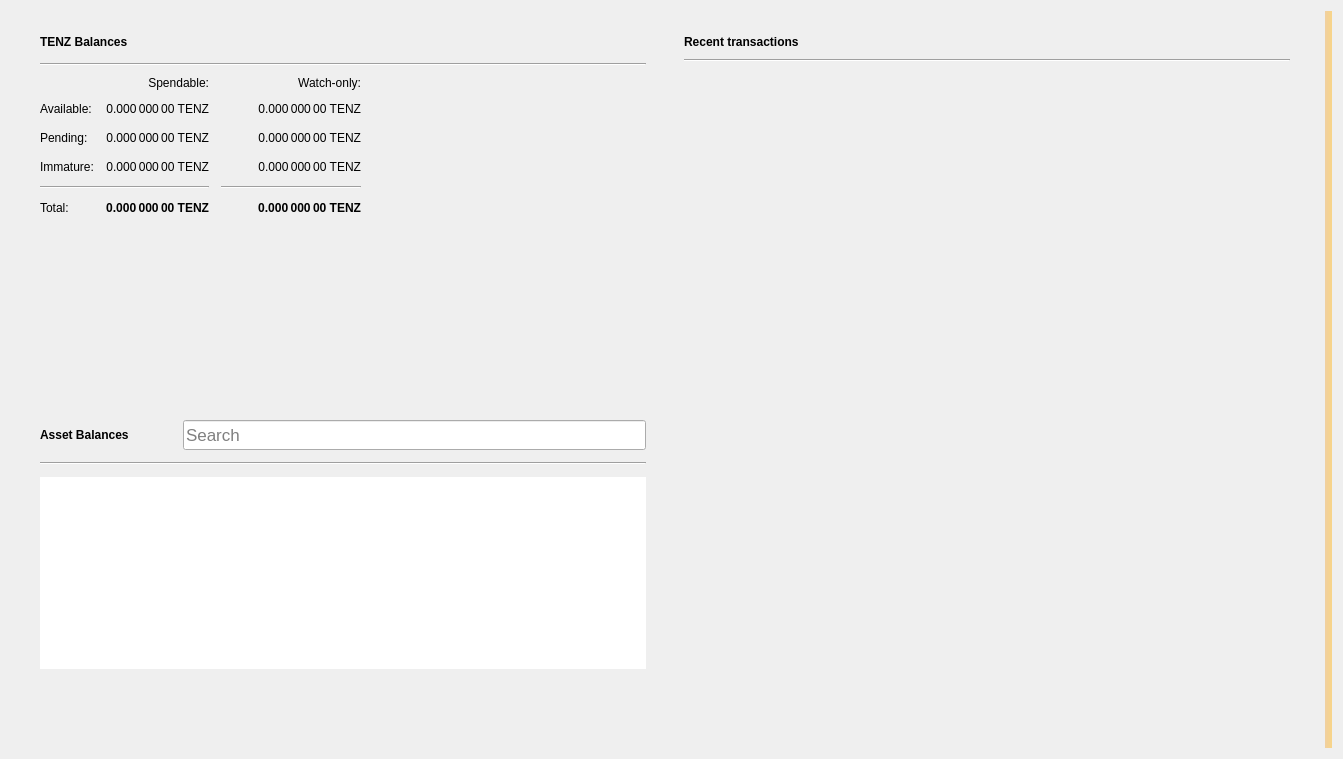
<?xml version="1.0" encoding="UTF-8"?>
<ui version="4.0">
 <class>OverviewPage</class>
 <widget class="QWidget" name="OverviewPage">
  <property name="geometry">
   <rect>
    <x>0</x>
    <y>0</y>
    <width>1343</width>
    <height>759</height>
   </rect>
  </property>
  <property name="minimumSize">
   <size>
    <width>760</width>
    <height>0</height>
   </size>
  </property>
  <property name="windowTitle">
   <string>Form</string>
  </property>
  <property name="autoFillBackground">
   <bool>false</bool>
  </property>
  <layout class="QGridLayout" name="gridLayout_3">
   <item row="0" column="1">
    <layout class="QVBoxLayout" name="verticalLayout_7">
     <property name="spacing">
      <number>0</number>
     </property>
     <property name="leftMargin">
      <number>0</number>
     </property>
     <property name="topMargin">
      <number>0</number>
     </property>
     <property name="rightMargin">
      <number>0</number>
     </property>
     <property name="bottomMargin">
      <number>0</number>
     </property>
     <item>
      <layout class="QHBoxLayout" name="horizontalLayout" stretch="0,0">
       <property name="spacing">
        <number>20</number>
       </property>
       <property name="sizeConstraint">
        <enum>QLayout::SetMinAndMaxSize</enum>
       </property>
       <property name="leftMargin">
        <number>20</number>
       </property>
       <property name="topMargin">
        <number>20</number>
       </property>
       <property name="rightMargin">
        <number>20</number>
       </property>
       <property name="bottomMargin">
        <number>20</number>
       </property>
       <item>
        <layout class="QVBoxLayout" name="verticalLayout_2">
         <property name="spacing">
          <number>0</number>
         </property>
         <property name="rightMargin">
          <number>0</number>
         </property>
         <item>
          <widget class="QFrame" name="frame">
           <property name="sizePolicy">
            <sizepolicy hsizetype="Preferred" vsizetype="Preferred">
             <horstretch>0</horstretch>
             <verstretch>0</verstretch>
            </sizepolicy>
           </property>
           <property name="minimumSize">
            <size>
             <width>350</width>
             <height>180</height>
            </size>
           </property>
           <property name="frameShape">
            <enum>QFrame::NoFrame</enum>
           </property>
           <property name="frameShadow">
            <enum>QFrame::Raised</enum>
           </property>
           <property name="lineWidth">
            <number>5</number>
           </property>
           <layout class="QVBoxLayout" name="verticalLayout_4">
            <property name="spacing">
             <number>10</number>
            </property>
            <property name="topMargin">
             <number>0</number>
            </property>
            <property name="bottomMargin">
             <number>0</number>
            </property>
            <item>
             <layout class="QHBoxLayout" name="horizontalLayout_4">
              <property name="spacing">
               <number>6</number>
              </property>
              <item>
               <widget class="QLabel" name="rvnBalancesLabel">
                <property name="font">
                 <font>
                  <weight>75</weight>
                  <bold>true</bold>
                 </font>
                </property>
                <property name="text">
                 <string>TENZ Balances</string>
                </property>
               </widget>
              </item>
              <item>
               <widget class="QPushButton" name="labelWalletStatus">
                <property name="enabled">
                 <bool>true</bool>
                </property>
                <property name="maximumSize">
                 <size>
                  <width>30</width>
                  <height>16777215</height>
                 </size>
                </property>
                <property name="toolTip">
                 <string>The displayed information may be out of date. Your wallet automatically synchronizes with the Tenzura network after a connection is established, but this process has not completed yet.</string>
                </property>
                <property name="text">
                 <string/>
                </property>
                <property name="icon">
                 <iconset>
                  <normaloff>:/icons/warning</normaloff>
                  <disabledoff>:/icons/warning</disabledoff>:/icons/warning</iconset>
                </property>
                <property name="iconSize">
                 <size>
                  <width>24</width>
                  <height>24</height>
                 </size>
                </property>
                <property name="flat">
                 <bool>true</bool>
                </property>
               </widget>
              </item>
              <item>
               <spacer name="horizontalSpacer_3">
                <property name="orientation">
                 <enum>Qt::Horizontal</enum>
                </property>
                <property name="sizeHint" stdset="0">
                 <size>
                  <width>40</width>
                  <height>20</height>
                 </size>
                </property>
               </spacer>
              </item>
             </layout>
            </item>
            <item>
             <widget class="Line" name="line_2">
              <property name="orientation">
               <enum>Qt::Horizontal</enum>
              </property>
             </widget>
            </item>
            <item>
             <layout class="QGridLayout" name="gridLayout">
              <property name="bottomMargin">
               <number>5</number>
              </property>
              <property name="spacing">
               <number>12</number>
              </property>
              <item row="3" column="2">
               <widget class="QLabel" name="labelWatchImmature">
                <property name="font">
                 <font>
                  <weight>50</weight>
                  <bold>false</bold>
                 </font>
                </property>
                <property name="cursor">
                 <cursorShape>IBeamCursor</cursorShape>
                </property>
                <property name="toolTip">
                 <string>Mined balance in watch-only addresses that has not yet matured</string>
                </property>
                <property name="text">
                 <string notr="true">0.000 000 00 TENZ</string>
                </property>
                <property name="alignment">
                 <set>Qt::AlignRight|Qt::AlignTrailing|Qt::AlignVCenter</set>
                </property>
                <property name="textInteractionFlags">
                 <set>Qt::LinksAccessibleByMouse|Qt::TextSelectableByKeyboard|Qt::TextSelectableByMouse</set>
                </property>
               </widget>
              </item>
              <item row="2" column="3">
               <spacer name="horizontalSpacer_2">
                <property name="orientation">
                 <enum>Qt::Horizontal</enum>
                </property>
                <property name="sizeHint" stdset="0">
                 <size>
                  <width>40</width>
                  <height>20</height>
                 </size>
                </property>
               </spacer>
              </item>
              <item row="1" column="0">
               <widget class="QLabel" name="labelBalanceText">
                <property name="text">
                 <string>Available:</string>
                </property>
               </widget>
              </item>
              <item row="1" column="2">
               <widget class="QLabel" name="labelWatchAvailable">
                <property name="font">
                 <font>
                  <weight>50</weight>
                  <bold>false</bold>
                 </font>
                </property>
                <property name="cursor">
                 <cursorShape>IBeamCursor</cursorShape>
                </property>
                <property name="toolTip">
                 <string>Your current balance in watch-only addresses</string>
                </property>
                <property name="text">
                 <string notr="true">0.000 000 00 TENZ</string>
                </property>
                <property name="alignment">
                 <set>Qt::AlignRight|Qt::AlignTrailing|Qt::AlignVCenter</set>
                </property>
                <property name="textInteractionFlags">
                 <set>Qt::LinksAccessibleByMouse|Qt::TextSelectableByKeyboard|Qt::TextSelectableByMouse</set>
                </property>
               </widget>
              </item>
              <item row="2" column="1">
               <widget class="QLabel" name="labelUnconfirmed">
                <property name="font">
                 <font>
                  <weight>50</weight>
                  <bold>false</bold>
                 </font>
                </property>
                <property name="cursor">
                 <cursorShape>IBeamCursor</cursorShape>
                </property>
                <property name="toolTip">
                 <string>Total of transactions that have yet to be confirmed, and do not yet count toward the spendable balance</string>
                </property>
                <property name="text">
                 <string notr="true">0.000 000 00 TENZ</string>
                </property>
                <property name="alignment">
                 <set>Qt::AlignRight|Qt::AlignTrailing|Qt::AlignVCenter</set>
                </property>
                <property name="textInteractionFlags">
                 <set>Qt::LinksAccessibleByMouse|Qt::TextSelectableByKeyboard|Qt::TextSelectableByMouse</set>
                </property>
               </widget>
              </item>
              <item row="4" column="2">
               <widget class="Line" name="lineWatchBalance">
                <property name="sizePolicy">
                 <sizepolicy hsizetype="Preferred" vsizetype="Fixed">
                  <horstretch>0</horstretch>
                  <verstretch>0</verstretch>
                 </sizepolicy>
                </property>
                <property name="minimumSize">
                 <size>
                  <width>140</width>
                  <height>0</height>
                 </size>
                </property>
                <property name="orientation">
                 <enum>Qt::Horizontal</enum>
                </property>
               </widget>
              </item>
              <item row="0" column="1">
               <widget class="QLabel" name="labelSpendable">
                <property name="text">
                 <string>Spendable:</string>
                </property>
                <property name="alignment">
                 <set>Qt::AlignRight|Qt::AlignTrailing|Qt::AlignVCenter</set>
                </property>
               </widget>
              </item>
              <item row="3" column="0">
               <widget class="QLabel" name="labelImmatureText">
                <property name="text">
                 <string>Immature:</string>
                </property>
               </widget>
              </item>
              <item row="5" column="2">
               <widget class="QLabel" name="labelWatchTotal">
                <property name="font">
                 <font>
                  <weight>75</weight>
                  <bold>true</bold>
                 </font>
                </property>
                <property name="cursor">
                 <cursorShape>IBeamCursor</cursorShape>
                </property>
                <property name="toolTip">
                 <string>Current total balance in watch-only addresses</string>
                </property>
                <property name="text">
                 <string notr="true">0.000 000 00 TENZ</string>
                </property>
                <property name="alignment">
                 <set>Qt::AlignRight|Qt::AlignTrailing|Qt::AlignVCenter</set>
                </property>
                <property name="textInteractionFlags">
                 <set>Qt::LinksAccessibleByMouse|Qt::TextSelectableByKeyboard|Qt::TextSelectableByMouse</set>
                </property>
               </widget>
              </item>
              <item row="4" column="0" colspan="2">
               <widget class="Line" name="line">
                <property name="orientation">
                 <enum>Qt::Horizontal</enum>
                </property>
               </widget>
              </item>
              <item row="0" column="2">
               <widget class="QLabel" name="labelWatchonly">
                <property name="text">
                 <string>Watch-only:</string>
                </property>
                <property name="alignment">
                 <set>Qt::AlignRight|Qt::AlignTrailing|Qt::AlignVCenter</set>
                </property>
               </widget>
              </item>
              <item row="5" column="1">
               <widget class="QLabel" name="labelTotal">
                <property name="font">
                 <font>
                  <weight>75</weight>
                  <bold>true</bold>
                 </font>
                </property>
                <property name="cursor">
                 <cursorShape>IBeamCursor</cursorShape>
                </property>
                <property name="toolTip">
                 <string>Your current total balance</string>
                </property>
                <property name="text">
                 <string notr="true">0.000 000 00 TENZ</string>
                </property>
                <property name="alignment">
                 <set>Qt::AlignRight|Qt::AlignTrailing|Qt::AlignVCenter</set>
                </property>
                <property name="textInteractionFlags">
                 <set>Qt::LinksAccessibleByMouse|Qt::TextSelectableByKeyboard|Qt::TextSelectableByMouse</set>
                </property>
               </widget>
              </item>
              <item row="1" column="1">
               <widget class="QLabel" name="labelBalance">
                <property name="font">
                 <font>
                  <weight>50</weight>
                  <bold>false</bold>
                 </font>
                </property>
                <property name="cursor">
                 <cursorShape>IBeamCursor</cursorShape>
                </property>
                <property name="toolTip">
                 <string>Your current spendable balance</string>
                </property>
                <property name="text">
                 <string notr="true">0.000 000 00 TENZ</string>
                </property>
                <property name="alignment">
                 <set>Qt::AlignRight|Qt::AlignTrailing|Qt::AlignVCenter</set>
                </property>
                <property name="textInteractionFlags">
                 <set>Qt::LinksAccessibleByMouse|Qt::TextSelectableByKeyboard|Qt::TextSelectableByMouse</set>
                </property>
               </widget>
              </item>
              <item row="2" column="0">
               <widget class="QLabel" name="labelPendingText">
                <property name="text">
                 <string>Pending:</string>
                </property>
               </widget>
              </item>
              <item row="5" column="0">
               <widget class="QLabel" name="labelTotalText">
                <property name="text">
                 <string>Total:</string>
                </property>
               </widget>
              </item>
              <item row="3" column="1">
               <widget class="QLabel" name="labelImmature">
                <property name="font">
                 <font>
                  <weight>50</weight>
                  <bold>false</bold>
                 </font>
                </property>
                <property name="cursor">
                 <cursorShape>IBeamCursor</cursorShape>
                </property>
                <property name="toolTip">
                 <string>Mined balance that has not yet matured</string>
                </property>
                <property name="text">
                 <string notr="true">0.000 000 00 TENZ</string>
                </property>
                <property name="alignment">
                 <set>Qt::AlignRight|Qt::AlignTrailing|Qt::AlignVCenter</set>
                </property>
                <property name="textInteractionFlags">
                 <set>Qt::LinksAccessibleByMouse|Qt::TextSelectableByKeyboard|Qt::TextSelectableByMouse</set>
                </property>
               </widget>
              </item>
              <item row="2" column="2">
               <widget class="QLabel" name="labelWatchPending">
                <property name="font">
                 <font>
                  <weight>50</weight>
                  <bold>false</bold>
                 </font>
                </property>
                <property name="cursor">
                 <cursorShape>IBeamCursor</cursorShape>
                </property>
                <property name="toolTip">
                 <string>Unconfirmed transactions to watch-only addresses</string>
                </property>
                <property name="text">
                 <string notr="true">0.000 000 00 TENZ</string>
                </property>
                <property name="alignment">
                 <set>Qt::AlignRight|Qt::AlignTrailing|Qt::AlignVCenter</set>
                </property>
                <property name="textInteractionFlags">
                 <set>Qt::LinksAccessibleByMouse|Qt::TextSelectableByKeyboard|Qt::TextSelectableByMouse</set>
                </property>
               </widget>
              </item>
             </layout>
            </item>
           </layout>
          </widget>
         </item>
         <item>
          <widget class="QWidget" name="assetVerticalSpaceWidget2" native="true">
           <property name="autoFillBackground">
            <bool>false</bool>
           </property>
           <layout class="QVBoxLayout" name="verticalLayout_6">
            <item>
             <spacer name="verticalSpacer_4">
              <property name="orientation">
               <enum>Qt::Vertical</enum>
              </property>
              <property name="sizeType">
               <enum>QSizePolicy::MinimumExpanding</enum>
              </property>
              <property name="sizeHint" stdset="0">
               <size>
                <width>20</width>
                <height>10</height>
               </size>
              </property>
             </spacer>
            </item>
           </layout>
          </widget>
         </item>
         <item>
          <widget class="QFrame" name="assetFrame">
           <property name="minimumSize">
            <size>
             <width>350</width>
             <height>150</height>
            </size>
           </property>
           <property name="autoFillBackground">
            <bool>true</bool>
           </property>
           <property name="frameShape">
            <enum>QFrame::NoFrame</enum>
           </property>
           <property name="frameShadow">
            <enum>QFrame::Plain</enum>
           </property>
           <property name="lineWidth">
            <number>0</number>
           </property>
           <layout class="QVBoxLayout" name="verticalLayout_5">
            <property name="spacing">
             <number>12</number>
            </property>
            <item>
             <layout class="QHBoxLayout" name="assetBalanceHorizontalLayout">
              <item alignment="Qt::AlignVCenter">
               <widget class="QLabel" name="assetBalanceLabel">
                <property name="font">
                 <font>
                  <weight>75</weight>
                  <bold>true</bold>
                 </font>
                </property>
                <property name="text">
                 <string>Asset Balances</string>
                </property>
               </widget>
              </item>
              <item>
               <widget class="QPushButton" name="labelAssetStatus">
                <property name="enabled">
                 <bool>true</bool>
                </property>
                <property name="maximumSize">
                 <size>
                  <width>30</width>
                  <height>16777215</height>
                 </size>
                </property>
                <property name="toolTip">
                 <string>The displayed information may be out of date. Your wallet automatically synchronizes with the Tenzura network after a connection is established, but this process has not completed yet.</string>
                </property>
                <property name="text">
                 <string/>
                </property>
                <property name="icon">
                 <iconset>
                  <normaloff>:/icons/warning</normaloff>
                  <disabledoff>:/icons/warning</disabledoff>:/icons/warning</iconset>
                </property>
                <property name="iconSize">
                 <size>
                  <width>24</width>
                  <height>24</height>
                 </size>
                </property>
                <property name="flat">
                 <bool>true</bool>
                </property>
               </widget>
              </item>
              <item alignment="Qt::AlignBottom">
               <widget class="QLineEdit" name="assetSearch">
                <property name="sizePolicy">
                 <sizepolicy hsizetype="Expanding" vsizetype="Preferred">
                  <horstretch>0</horstretch>
                  <verstretch>0</verstretch>
                 </sizepolicy>
                </property>
                <property name="minimumSize">
                 <size>
                  <width>0</width>
                  <height>30</height>
                 </size>
                </property>
                <property name="maximumSize">
                 <size>
                  <width>16777215</width>
                  <height>30</height>
                 </size>
                </property>
                <property name="sizeIncrement">
                 <size>
                  <width>0</width>
                  <height>0</height>
                 </size>
                </property>
                <property name="baseSize">
                 <size>
                  <width>0</width>
                  <height>0</height>
                 </size>
                </property>
                <property name="font">
                 <font>
                  <pointsize>13</pointsize>
                 </font>
                </property>
                <property name="maxLength">
                 <number>32</number>
                </property>
                <property name="frame">
                 <bool>true</bool>
                </property>
                <property name="alignment">
                 <set>Qt::AlignLeading|Qt::AlignLeft|Qt::AlignVCenter</set>
                </property>
                <property name="placeholderText">
                 <string>Search</string>
                </property>
                <property name="clearButtonEnabled">
                 <bool>true</bool>
                </property>
               </widget>
              </item>
             </layout>
            </item>
            <item>
             <widget class="Line" name="assetBalanceLine">
              <property name="orientation">
               <enum>Qt::Horizontal</enum>
              </property>
             </widget>
            </item>
            <item>
             <widget class="QListView" name="listAssets">
              <property name="frameShape">
               <enum>QFrame::NoFrame</enum>
              </property>
              <property name="lineWidth">
               <number>0</number>
              </property>
              <property name="verticalScrollMode">
               <enum>QAbstractItemView::ScrollPerItem</enum>
              </property>
             </widget>
            </item>
            <item>
             <widget class="QWidget" name="assetVerticalSpaceWidget" native="true">
              <property name="autoFillBackground">
               <bool>false</bool>
              </property>
              <layout class="QVBoxLayout" name="verticalLayout">
               <item>
                <spacer name="verticalSpacer_3">
                 <property name="orientation">
                  <enum>Qt::Vertical</enum>
                 </property>
                 <property name="sizeHint" stdset="0">
                  <size>
                   <width>20</width>
                   <height>20</height>
                  </size>
                 </property>
                </spacer>
               </item>
              </layout>
             </widget>
            </item>
           </layout>
          </widget>
         </item>
        </layout>
       </item>
       <item>
        <layout class="QVBoxLayout" name="verticalLayout_3">
         <property name="spacing">
          <number>20</number>
         </property>
         <property name="leftMargin">
          <number>0</number>
         </property>
         <item>
          <widget class="QFrame" name="frame_2">
           <property name="sizePolicy">
            <sizepolicy hsizetype="Preferred" vsizetype="Preferred">
             <horstretch>0</horstretch>
             <verstretch>0</verstretch>
            </sizepolicy>
           </property>
           <property name="minimumSize">
            <size>
             <width>350</width>
             <height>0</height>
            </size>
           </property>
           <property name="sizeIncrement">
            <size>
             <width>0</width>
             <height>300</height>
            </size>
           </property>
           <property name="frameShape">
            <enum>QFrame::NoFrame</enum>
           </property>
           <property name="frameShadow">
            <enum>QFrame::Plain</enum>
           </property>
           <property name="lineWidth">
            <number>0</number>
           </property>
           <layout class="QGridLayout" name="gridLayout_2">
            <property name="topMargin">
             <number>0</number>
            </property>
            <property name="horizontalSpacing">
             <number>12</number>
            </property>
            <item row="0" column="0">
             <layout class="QHBoxLayout" name="horizontalLayout_2">
              <property name="spacing">
               <number>6</number>
              </property>
              <item>
               <widget class="QLabel" name="recentTransactionsLabel">
                <property name="font">
                 <font>
                  <weight>75</weight>
                  <bold>true</bold>
                 </font>
                </property>
                <property name="text">
                 <string>Recent transactions</string>
                </property>
               </widget>
              </item>
              <item>
               <widget class="QPushButton" name="labelTransactionsStatus">
                <property name="enabled">
                 <bool>true</bool>
                </property>
                <property name="maximumSize">
                 <size>
                  <width>30</width>
                  <height>16777215</height>
                 </size>
                </property>
                <property name="toolTip">
                 <string>The displayed information may be out of date. Your wallet automatically synchronizes with the Tenzura network after a connection is established, but this process has not completed yet.</string>
                </property>
                <property name="text">
                 <string/>
                </property>
                <property name="icon">
                 <iconset>
                  <normaloff>:/icons/warning</normaloff>
                  <disabledoff>:/icons/warning</disabledoff>:/icons/warning</iconset>
                </property>
                <property name="iconSize">
                 <size>
                  <width>24</width>
                  <height>24</height>
                 </size>
                </property>
                <property name="flat">
                 <bool>true</bool>
                </property>
               </widget>
              </item>
              <item>
               <spacer name="horizontalSpacer">
                <property name="orientation">
                 <enum>Qt::Horizontal</enum>
                </property>
                <property name="sizeHint" stdset="0">
                 <size>
                  <width>40</width>
                  <height>20</height>
                 </size>
                </property>
               </spacer>
              </item>
             </layout>
            </item>
            <item row="2" column="0">
             <widget class="QListView" name="listTransactions">
              <property name="styleSheet">
               <string notr="true">QListView { background: transparent; }</string>
              </property>
              <property name="frameShape">
               <enum>QFrame::NoFrame</enum>
              </property>
              <property name="verticalScrollBarPolicy">
               <enum>Qt::ScrollBarAlwaysOff</enum>
              </property>
              <property name="horizontalScrollBarPolicy">
               <enum>Qt::ScrollBarAlwaysOff</enum>
              </property>
              <property name="selectionMode">
               <enum>QAbstractItemView::NoSelection</enum>
              </property>
             </widget>
            </item>
            <item row="1" column="0">
             <widget class="Line" name="line_3">
              <property name="orientation">
               <enum>Qt::Horizontal</enum>
              </property>
             </widget>
            </item>
           </layout>
          </widget>
         </item>
        </layout>
       </item>
      </layout>
     </item>
    </layout>
   </item>
   <item row="0" column="3">
    <widget class="QLabel" name="labelAlerts">
     <property name="visible">
      <bool>true</bool>
     </property>
     <property name="styleSheet">
      <string notr="true">QLabel { background-color: qlineargradient(x1: 0, y1: 0, x2: 1, y2: 0, stop:0 #F0D0A0, stop:1 #F8D488); color:#000000; }</string>
     </property>
     <property name="wordWrap">
      <bool>true</bool>
     </property>
     <property name="margin">
      <number>3</number>
     </property>
     <property name="textInteractionFlags">
      <set>Qt::TextSelectableByMouse</set>
     </property>
    </widget>
   </item>
  </layout>
 </widget>
 <resources/>
 <connections/>
</ui>
